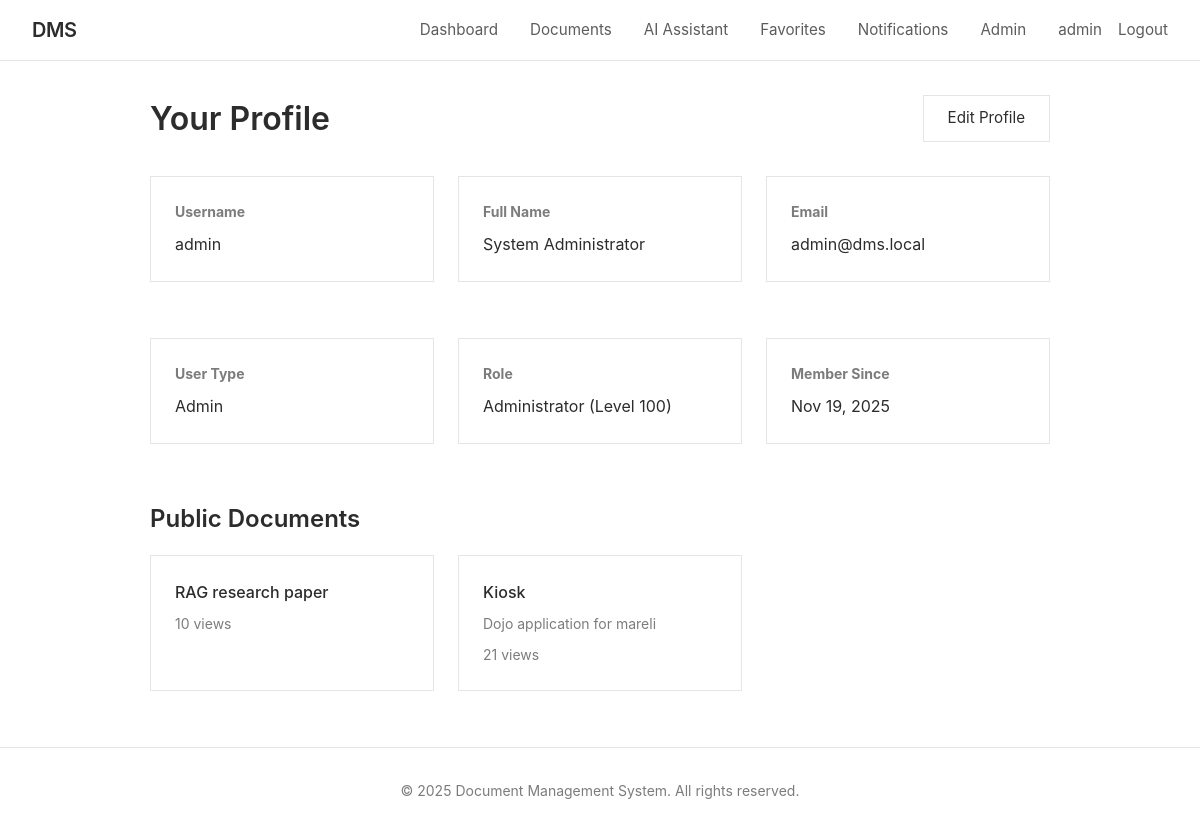
The app's page /profile/ (signed in), older data.
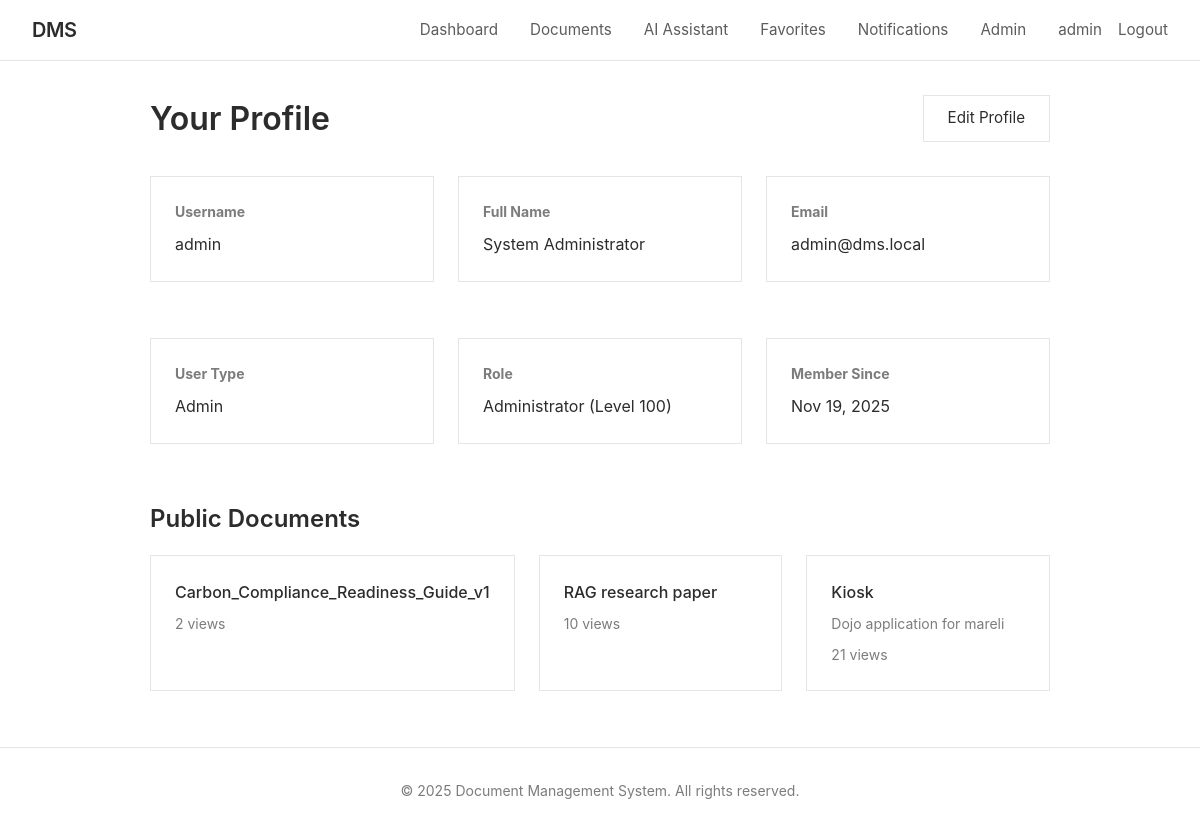
The same page, newer data.
### documents/models.py (models this page shows, shortened)
class Document(models.Model):
    ACCESS_LEVEL_CHOICES = [
        ('public', 'Public'),
        ('private', 'Private'),
        ('role', 'Role-Based'),
        ('custom', 'Custom Users'),
    ]
    title = models.CharField(max_length=255)
    description = models.TextField(blank=True)
    file = models.FileField(upload_to=document_upload_path)
    file_size = models.BigIntegerField(default=0, help_text="Size in bytes")
    file_type = models.CharField(max_length=100, blank=True)
    owner = models.ForeignKey(User, on_delete=models.CASCADE, related_name='owned_documents')
    access_level = models.CharField(max_length=10, choices=ACCESS_LEVEL_CHOICES, default='private')
    required_role_level = models.IntegerField(
        default=1,
        validators=[MinValueValidator(1), MaxValueValidator(100)],
        help_text="Minimum role level required (for role-based access)"
    )
    category = models.ForeignKey(Category, on_delete=models.SET_NULL, null=True, blank=True, related_name='documents')
    tags = models.ManyToManyField(Tag, blank=True, related_name='documents')
    shared_with = models.ManyToManyField(User, blank=True, related_name='shared_documents')
    version = models.IntegerField(default=1)
    is_locked = models.BooleanField(default=False, help_text="Locked documents cannot be edited")
    locked_by = models.ForeignKey(User, on_delete=models.SET_NULL, null=True, blank=True, related_name='locked_documents')
    views_count = models.IntegerField(default=0)
    downloads_count = models.IntegerField(default=0)
    created_at = models.DateTimeField(auto_now_add=True)
    updated_at = models.DateTimeField(auto_now=True)
    allow_comments = models.BooleanField(default=True)
    allow_download = models.BooleanField(default=True)
    is_deleted = models.BooleanField(default=False)
    deleted_at = models.DateTimeField(null=True, blank=True)
    class Meta:
        ordering = ['-updated_at', '-created_at']
        indexes = [
            models.Index(fields=['owner', 'access_level']),
            models.Index(fields=['created_at']),
            models.Index(fields=['title']),
        ]

### documents/views.py (the view)
# urls.py: path('profile/', views.profile_view, name='profile'),
@login_required
def profile_view(request, username=None):
    if username:
        profile_user = get_object_or_404(User, username=username)
    else:
        profile_user = request.user
    documents = Document.objects.filter(
        owner=profile_user,
        access_level='public',
        is_deleted=False
    )[:10]
    context = {
        'profile_user': profile_user,
        'documents': documents,
        'is_own_profile': request.user == profile_user,
    }
    return render(request, 'documents/profile.html', context)

### documents/models.py (called while the page is built)
    def is_admin(self):
        return self.user_type == 'admin'

### documents/templates/documents/profile.html (shortened to what this page needs)
{% extends 'documents/base.html' %}
{% block content %}
<div style="max-width: 900px; margin: 0 auto;">
    <div style="display: flex; justify-content: space-between; align-items: center; margin-bottom: 2rem;">
        <h1 style="font-size: 2rem; font-weight: 600; color: #2c2c2c;">
            {% if is_own_profile %}Your Profile{% else %}{{ profile_user.username }}'s Profile{% endif %}
        </h1>
        {% if is_own_profile %}
            <a href="{% url 'profile_edit' %}" class="btn-secondary btn">
                Edit Profile
            </a>
        {% endif %}
    </div>
    <div class="grid grid-3" style="margin-bottom: 2rem;">
        <div class="card">
            <h3 style="font-size: 0.875rem; color: #7c7c7c; margin-bottom: 0.5rem;">
                Username
            </h3>
            <p style="font-size: 1rem; color: #2c2c2c;">
                {{ profile_user.username }}
            </p>
        </div>
        <div class="card">
            <h3 style="font-size: 0.875rem; color: #7c7c7c; margin-bottom: 0.5rem;">
                Full Name
            </h3>
            <p style="font-size: 1rem; color: #2c2c2c;">
                {{ profile_user.get_full_name|default:"Not provided" }}
            </p>
        </div>
        <div class="card">
            <h3 style="font-size: 0.875rem; color: #7c7c7c; margin-bottom: 0.5rem;">
                Email
            </h3>
            <p style="font-size: 1rem; color: #2c2c2c;">
                {{ profile_user.email }}
            </p>
        </div>
    </div>
    <div class="grid grid-3" style="margin-bottom: 2rem;">
        <div class="card">
            <h3 style="font-size: 0.875rem; color: #7c7c7c; margin-bottom: 0.5rem;">
                User Type
            </h3>
            <p style="font-size: 1rem; color: #2c2c2c;">
                {{ profile_user.get_user_type_display }}
            </p>
        </div>
        <div class="card">
            <h3 style="font-size: 0.875rem; color: #7c7c7c; margin-bottom: 0.5rem;">
                Role
            </h3>
            <p style="font-size: 1rem; color: #2c2c2c;">
                {% if profile_user.role %}
                    {{ profile_user.role.name }} (Level {{ profile_user.role.level }})
                {% else %}
                    No role assigned
                {% endif %}
            </p>
        </div>
        <div class="card">
            <h3 style="font-size: 0.875rem; color: #7c7c7c; margin-bottom: 0.5rem;">
                Member Since
            </h3>
            <p style="font-size: 1rem; color: #2c2c2c;">
                {{ profile_user.created_at|date:"M d, Y" }}
            </p>
        </div>
    </div>
    {% if documents %}
        <div>
            <h2 style="font-size: 1.5rem; font-weight: 600; color: #2c2c2c; margin-bottom: 1rem;">
                Public Documents
            </h2>
            <div class="grid grid-3">
                {% for document in documents %}
                    <div class="card">
                        <h3 style="font-size: 1rem; font-weight: 500; margin-bottom: 0.5rem;">
                            <a href="{% url 'document_detail' document.pk %}" style="color: #2c2c2c; text-decoration: none;">
                                {{ document.title }}
                            </a>
                        </h3>
                        <p style="font-size: 0.875rem; color: #7c7c7c;">
                            {{ document.description|truncatewords:10 }}
                        </p>
                        <p style="font-size: 0.875rem; color: #7c7c7c; margin-top: 0.5rem;">
                            {{ document.views_count }} views
                        </p>
                    </div>
                {% endfor %}
            </div>
        </div>
    {% endif %}
</div>
{% endblock %}

Row changes from the older to the newer data that the page shows:
added Document: title "Carbon_Compliance_Readiness_Guide_v1", views_count "2"
